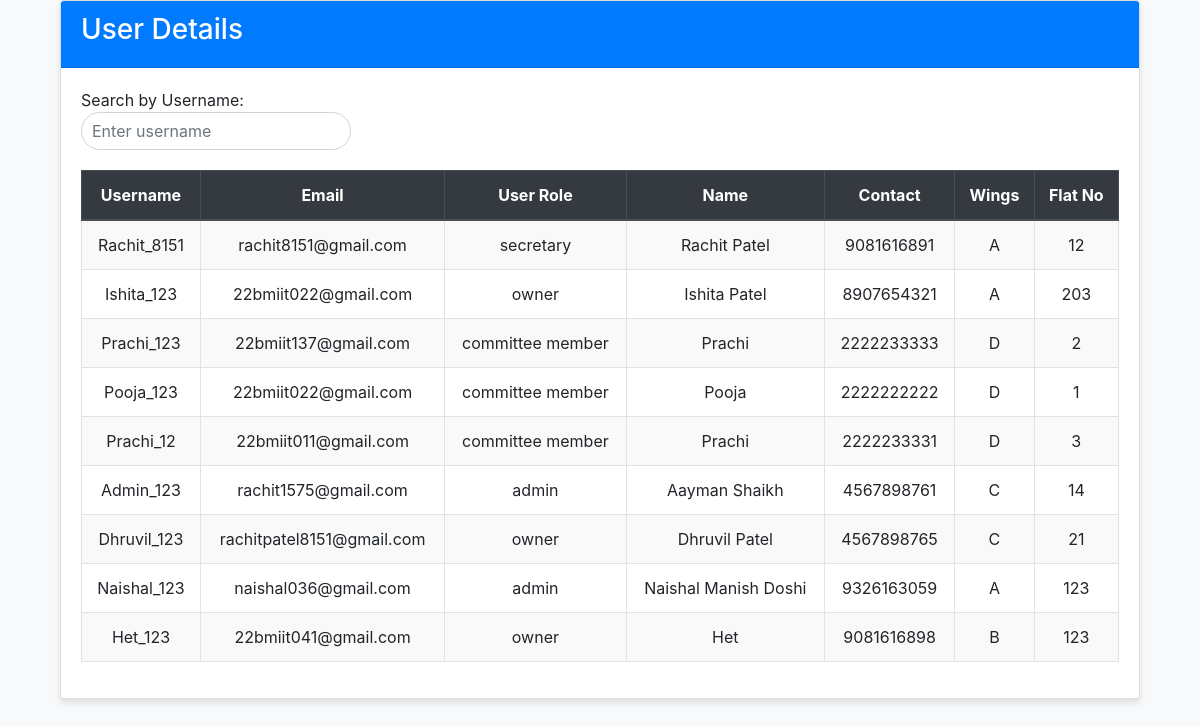
The page /viewUsers.php on the database its author committed.
### tables this page shows
CREATE TABLE `tbluser` (
  `user_id` int(11) NOT NULL,
  `username` varchar(20) NOT NULL,
  `email` varchar(30) NOT NULL,
  `password` varchar(100) NOT NULL,
  `user_role` varchar(20) NOT NULL,
  `name` varchar(20) NOT NULL,
  `contact` bigint(20) NOT NULL,
  `aadhar_no` bigint(20) NOT NULL,
  `wings` varchar(1) NOT NULL,
  `flat_no` int(4) NOT NULL,
  `created_at` datetime DEFAULT current_timestamp()
);

### viewUsers.php (the view, shortened to what this page needs)
<?php
require 'dbFile/database.php';
?>
<!DOCTYPE html>
<html lang="en">
<head>
    <link href="https://stackpath.bootstrapcdn.com/bootstrap/4.5.2/css/bootstrap.min.css" rel="stylesheet">
</head>
<body>
    <div class="containerVu">
        <div class="card">
            <div class="card-header">
                <h3>User Details</h3>
            </div>
            <div class="card-body">
                <form class="form-inline">
                    <div class="form-group">
                        <label for="txtid" class="mr-2">Search by Username:</label>
                        <input type="text" class="form-control" id="txtid" onkeyup="getdata(this.value)" placeholder="Enter username">
                    </div>
                </form>
                <div id="user_id" class="search-result">
                    <?php
                    $sql = "SELECT * FROM tblUser";
                    $r = mysqli_query($conn, $sql);
                    echo "<table class='table table-bordered table-striped'>";
                    echo "<thead class='thead-dark'>";
                    echo "<tr>";
                    echo "<th>Username</th>";
                    echo "<th>Email</th>";
                    echo "<th>User Role</th>";
                    echo "<th>Name</th>";
                    echo "<th>Contact</th>";
                    echo "<th>Wings</th>";
                    echo "<th>Flat No</th>";
                    echo "</tr>";
                    echo "</thead>";
                    echo "<tbody>";
                    while ($q = mysqli_fetch_assoc($r)) {
                        echo "<tr>";
                        echo "<td>" . $q['username'] . "</td>";
                        echo "<td>" . $q['email'] . "</td>";
                        echo "<td>" . $q['user_role'] . "</td>";
                        echo "<td>" . $q['name'] . "</td>";
                        echo "<td>" . $q['contact'] . "</td>";
                        echo "<td>" . $q['wings'] . "</td>";
                        echo "<td>" . $q['flat_no'] . "</td>";
                        echo "</tr>";
                    }
                    echo "</tbody>";
                    echo "</table>";
                    ?>
                </div>
            </div>
        </div>
    </div>
</body>
</html>

### dbFile/database.php (shortened to what this page needs)
<!DOCTYPE html>
<html>
    <head>
    </head>
    <body>
    </body>
</html>

### viewUsers.php (style rules this page uses)
body { background-color: #f8f9fa; }
.containerVu { max-width: 90%; margin: 0 auto; }
.table { margin-top: 20px; }
.table th, .table td { text-align: center; }
.form-group { max-width: 300px; margin-bottom: 20px; }
.search-result { margin-top: 20px; }
.card { box-shadow: 0 4px 6px rgba(0, 0, 0, 0.1); }
.card-header { background-color: #007bff; color: white; }
.form-control { border-radius: 25px; padding: 10px; }
.table-bordered { border: 1px solid #dee2e6; }
.table-striped tbody tr:nth-child(odd) { background-color: #f9f9f9; }
.table th { background-color: #007bff; color: white; }

### rows shown on the page
tbluser: username "Rachit_8151", email "rachit8151@gmail.com", user_role "secretary", name "Rachit Patel", contact "9081616891", wings "A", flat_no "12"
tbluser: username "Ishita_123", email "22bmiit022@gmail.com", user_role "owner", name "Ishita Patel", contact "8907654321", wings "A", flat_no "203"
tbluser: username "Prachi_123", email "22bmiit137@gmail.com", user_role "committee member", name "Prachi", contact "2222233333", wings "D", flat_no "2"
tbluser: username "Pooja_123", email "22bmiit022@gmail.com", user_role "committee member", name "Pooja", contact "2222222222", wings "D", flat_no "1"
tbluser: username "Prachi_12", email "22bmiit011@gmail.com", user_role "committee member", name "Prachi", contact "2222233331", wings "D", flat_no "3"
tbluser: username "Admin_123", email "rachit1575@gmail.com", user_role "admin", name "Aayman Shaikh", contact "4567898761", wings "C", flat_no "14"
tbluser: username "Dhruvil_123", email "rachitpatel8151@gmail.com", user_role "owner", name "Dhruvil Patel", contact "4567898765", wings "C", flat_no "21"
tbluser: username "Naishal_123", email "naishal036@gmail.com", user_role "admin", name "Naishal Manish Doshi", contact "9326163059", wings "A", flat_no "123"
tbluser: username "Het_123", email "22bmiit041@gmail.com", user_role "owner", name "Het", contact "9081616898", wings "B", flat_no "123"
